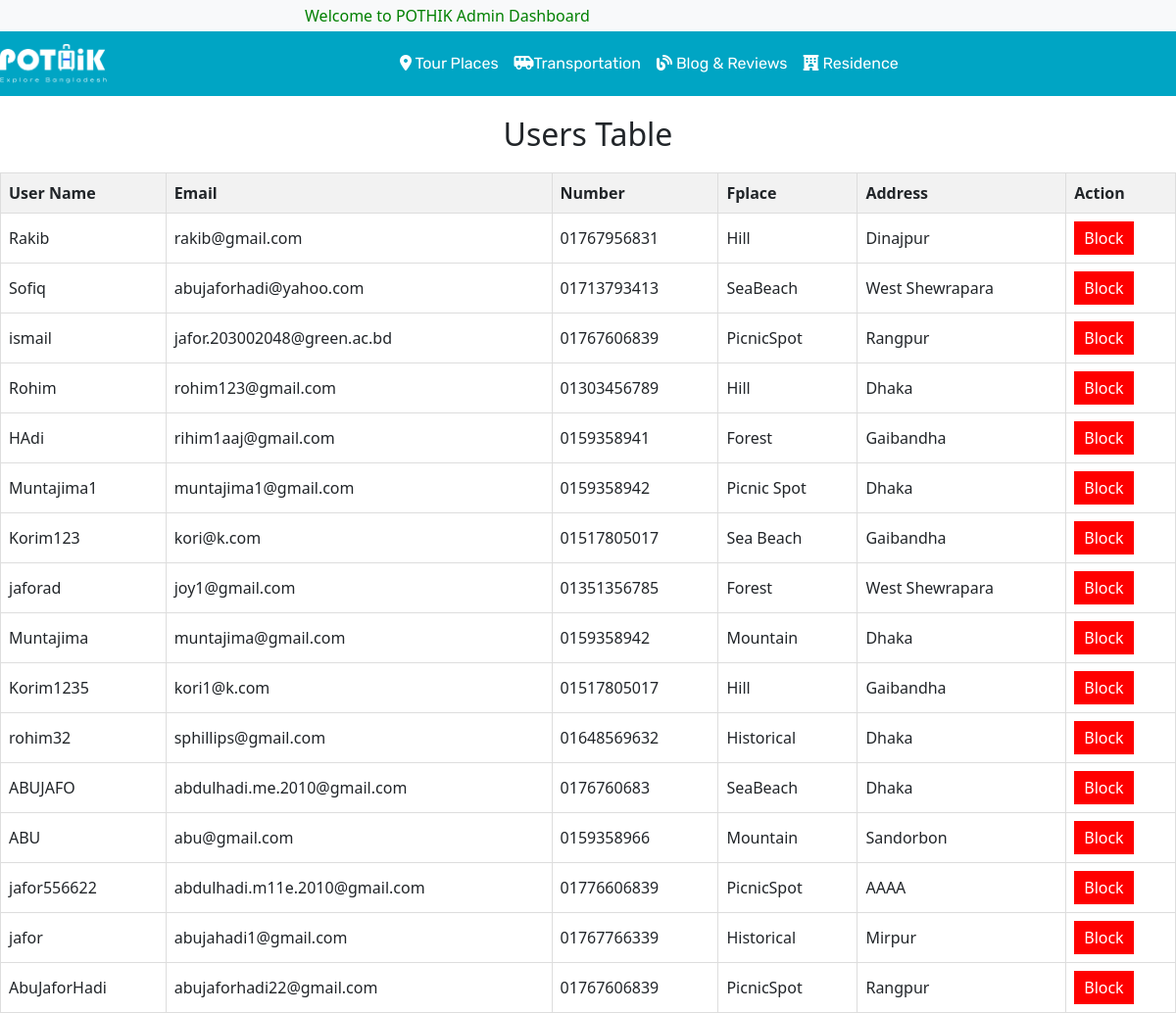
/userAdmin.php, run on an earlier commit of the app's database.
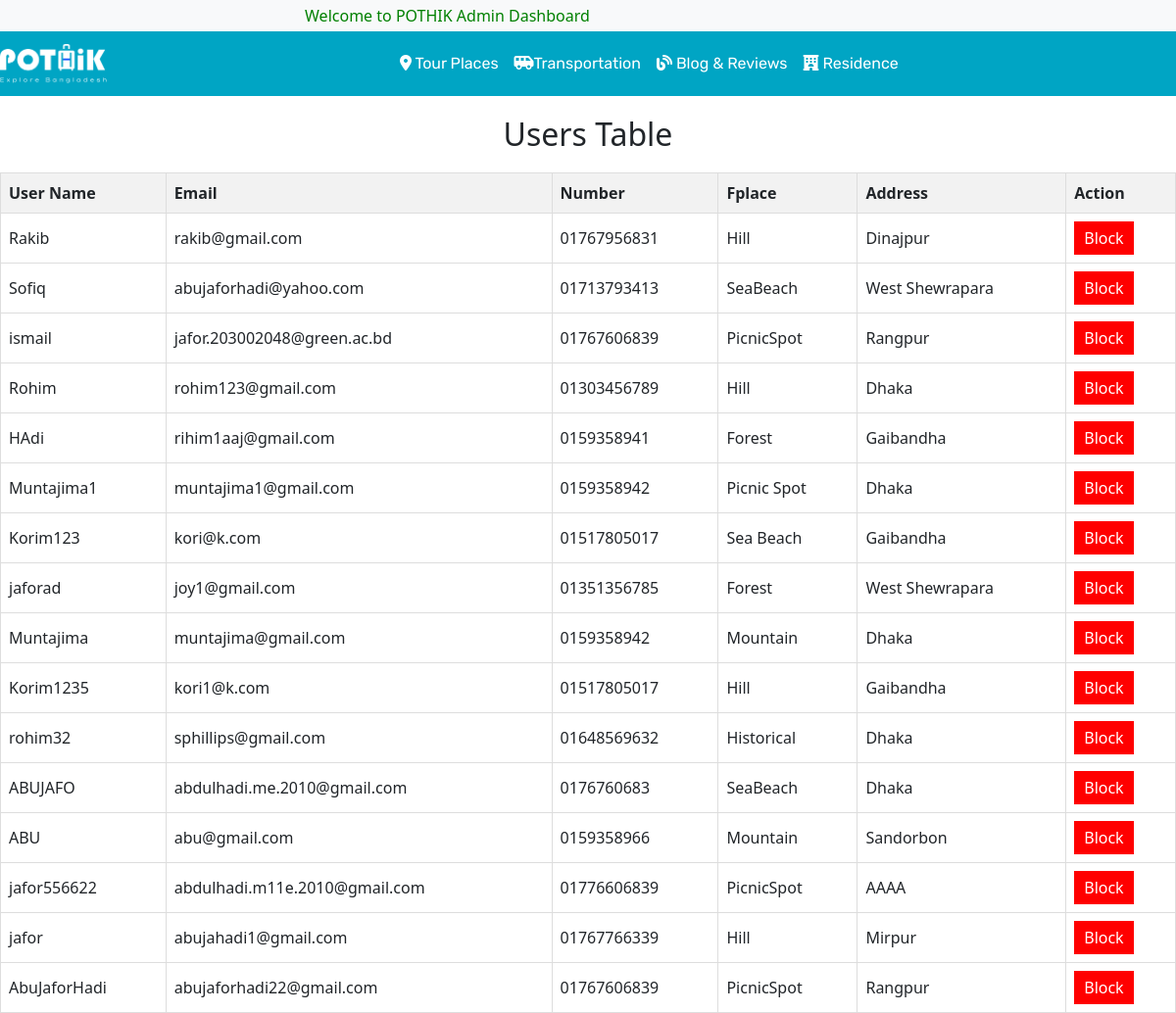
And on a later commit of the database.
### tables this page shows
CREATE TABLE `users` (
  `user_id` int(11) NOT NULL,
  `user_name` varchar(50) NOT NULL,
  `email` varchar(50) NOT NULL,
  `password` varchar(50) DEFAULT NULL,
  `number` text NOT NULL,
  `Fplace` varchar(20) NOT NULL,
  `address` varchar(50) NOT NULL,
  `verification_code` varchar(255) NOT NULL,
  `is_verify` int(10) NOT NULL DEFAULT 0
);

### userAdmin.php (the view, shortened to what this page needs)
<?php
include ("_admin.php");
$conn = new mysqli('localhost', 'root', '', 'travel');
$sql = "SELECT `user_name`, `email`, `number`, `Fplace`, `address` FROM `users`;";
$result = $conn->query($sql);
?>
<!DOCTYPE html>
<html lang="en">
<head>
</head>
<body>
<h2>Users Table</h2>
<table id="userTable">
    <tr>
        <th>User Name</th>
        <th>Email</th>
        <th>Number</th>
        <th>Fplace</th>
        <th>Address</th>
        <th>Action</th>
    </tr>
    <?php
    if ($result->num_rows > 0) {
        while ($row = $result->fetch_assoc()) {
            echo "<tr>";
            echo "<td>" . $row["user_name"] . "</td>";
            echo "<td>" . $row["email"] . "</td>";
            echo "<td>" . $row["number"] . "</td>";
            echo "<td>" . $row["Fplace"] . "</td>";
            echo "<td>" . $row["address"] . "</td>";
            echo "<td><button onclick='deleteUser(this, \"" . $row["user_name"] . "\")'>Block</button></td>";
            echo "</tr>";
        }
    } else {
        echo "<tr><td colspan='6'>No records found</td></tr>";
    }
    ?>
</table>
</body>
</html>

### _admin.php (shortened to what this page needs)
<!DOCTYPE html>
<html>
<head>
</head>
<body>
<link rel="stylesheet" href="https://stackpath.bootstrapcdn.com/bootstrap/4.4.1/css/bootstrap.min.css">
<link rel="stylesheet" href="https://cdnjs.cloudflare.com/ajax/libs/OwlCarousel2/2.3.4/assets/owl.carousel.min.css" />
<link rel="stylesheet" href="https://cdnjs.cloudflare.com/ajax/libs/OwlCarousel2/2.3.4/assets/owl.theme.default.min.css" />
<link rel="stylesheet" href="https://cdnjs.cloudflare.com/ajax/libs/font-awesome/5.13.0/css/all.min.css" />
<link rel="stylesheet" href="https://cdnjs.cloudflare.com/ajax/libs/font-awesome/6.2.1/css/all.min.css">
<link href="https://cdn.jsdelivr.net/npm/bootstrap@5.2.3/dist/css/bootstrap.min.css" rel="stylesheet">
<link href="https://cdn.jsdelivr.net/npm/bootstrap@5.2.0-beta1/dist/css/bootstrap.min.css" rel="stylesheet">
<link rel="stylesheet" href="style.css">
<link rel="stylesheet" href="style1.css">
	<header id="header">
        <div class="strip d-flex justify-content-between px-4 py-1 bg-light">
            <p class="font-rale font-size-12 text-black-50 m-0">
                <marquee behavior="" direction="" style="color: Green;">Welcome to POTHIK Admin Dashboard</marquee>
            </p>
        </div>
        <nav class="navbar navbar-expand-lg navbar-dark color-second-bg">
        <a class="navbar-brand" href="adminhome.php"><img src="assets/icons/pothik 2.png" alt="" width="" height="40px" srcset=""></a>
            <div class="collapse navbar-collapse" id="navbarNav">
                <ul class="navbar-nav m-auto font-rubik">
                    <li class="nav-item active">
                        <a class="nav-link" href="adminPlace.php"><i class="fa-solid fa-location-dot"></i> Tour Places</a></a>
                    </li>
                    <li class="nav-item active">
                        <a class="nav-link" href="adminBus.php"><i class="fa-solid fa-van-shuttle"></i>Transportation</a>
                    </li>
                    <li class="nav-item active">
                        <a class="nav-link" href="adminBlog.php"><i class="fa-solid fa-blog"></i> Blog & Reviews</a>
                    </li>
                    <li class="nav-item active">
                        <a class="nav-link" href="adminhotel.php"><i class="fa-solid fa-hotel"></i> Residence</a>
                    </li>
                </ul>
            </div>
        </nav>
    </header>

### style.css (style rules this page uses)
button, button:focus { outline: none !important; box-shadow: none !important; }
.font-rale { font-family: "Raleway", cursive; }
.font-rubik { font-family: "Rubik", cursive; }
.font-size-12 { font-size: 12px; }
.color-second-bg { background: #00A5C4; }

### userAdmin.php (style rules this page uses)
h2 { text-align: center; margin: 20px; }
table { width: 100%; border-collapse: collapse; }
th, td { border: 1px solid #ddd; padding: 8px; }
th { background-color: #f2f2f2; text-align: left; }
button { padding: 5px 10px; color: white; background-color: red; border: none; cursor: pointer; }

What changed in the data, as far as the page shows it:
changed users "jafor": Fplace "Historical" → "Hill"
